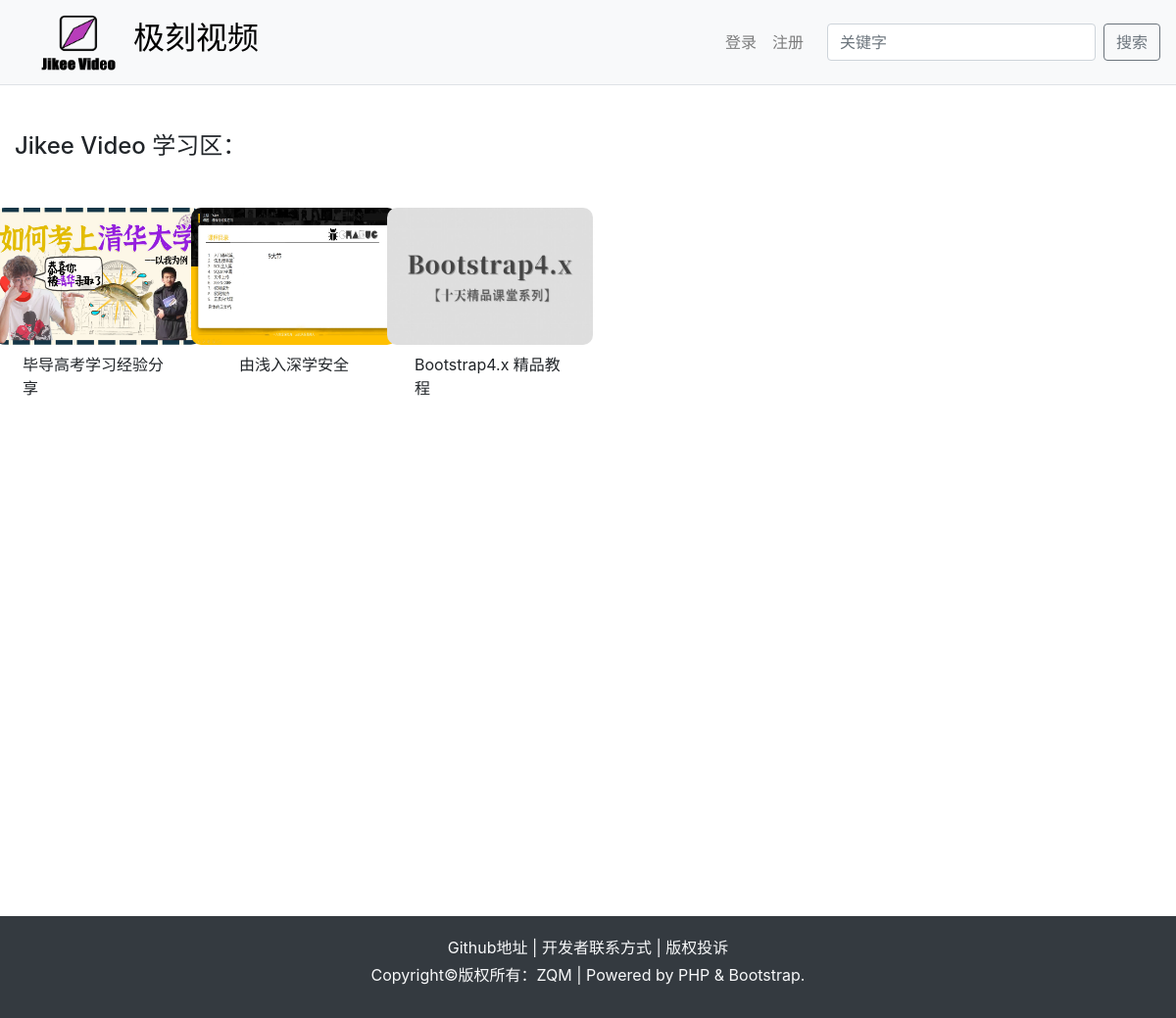
The page /learnArea.php on the database its author committed.
### tables this page shows
CREATE TABLE `tbl_video` (
  `vid` int(11) NOT NULL COMMENT '视频编号',
  `videoName` varchar(50) NOT NULL COMMENT '视频名称',
  `videoTime` timestamp NOT NULL DEFAULT CURRENT_TIMESTAMP COMMENT '上线时间',
  `videoUrl` varchar(100) NOT NULL COMMENT '视频路径'
);

CREATE TABLE `tbl_video_desc` (
  `vid` int(11) NOT NULL COMMENT '视频编号',
  `coverUrl` varchar(100) NOT NULL COMMENT '封面路径',
  `videoDesc` varchar(200) NOT NULL DEFAULT '暂无视频简介' COMMENT '视频简介',
  `likeCount` int(11) NOT NULL DEFAULT '0' COMMENT '点赞数量'
);

### common/pdo.php (called while the page is built, shortened)
<?php
function getConnect(){
    $config = array(
        'host' => '127.0.0.1',
        'user' => 'root',
        'password' => 'root',
        'charset' => 'utf8',
        'dbname' => 'jikeevideo',
        'port' => 3306
    );
    try{
        $dsn="mysql:host=".$config['host'].";dbname=".$config['dbname'];
        $link=new PDO($dsn,$config['user'],$config['password']);
        $link->setAttribute(PDO::ATTR_EMULATE_PREPARES, false);
        $link->query("set names ".$config['charset']);
    }catch(PDOException $ex){
        die('数据库连接失败!') . $ex->getMessage();
    }
    return $link;
}
function execQuery($strQuery,$params){
    $link=getConnect();
    $stmt=$link->prepare($strQuery);
    $stmt->execute($params);
    return $stmt->fetchAll(PDO::FETCH_ASSOC);
}

### common/video.dao.php (called while the page is built, shortened)
<?php
require_once 'pdo.php';
function findVideoInLearn(){
    $sql = "select distinct * from tbl_video,tbl_video_desc,tbl_video_learn where (tbl_video.vid = tbl_video_desc.vid and tbl_video.vid = tbl_video_learn.vid) order by tbl_video.videoTime desc;";
    $params=array();
    return execQuery($sql,$params);
}

### learnArea.php (the view, shortened to what this page needs)
<!DOCTYPE html>
<html lang="zh-cn">
<head>
    <link rel="stylesheet" href="./css/bootstrap.css">
    <link rel="stylesheet" href="./css/style.css">
</head>
<body>
<?php
require 'nav.php';
?>
<div class="container-fluid  min-vh-100">
    <h4 class="my-5">Jikee Video 学习区：</h4>
    <div class="row">
        <?php
        require 'common/video.dao.php';
        $videos = findVideoInLearn();
        for($i=0;$i<count($videos);$i++){
            echo '<div class="item col-sm-12 col-md-4 col-xl-2 mb-4">
                <div class="itemBody d-flex flex-column mx-2 align-items-center">
                    <a href="video.php?vid='.$videos[$i]['vid'].'">
                    <img src="'.$videos[$i]['coverUrl'].'" alt=""></a>
                    <div class="text mx-auto pt-2">
                        '.$videos[$i]['videoName'].'
                    </div>
                </div>
            </div>';
        }
        ?>
    </div>
</div>
<?php
require 'footer.php'
?>
</body>
</html>

### css/style.css (style rules this page uses)
.item .itemBody img { border-radius: 10px; width: 210px; height: 140px; }

### learnArea.php (style rules this page uses)
html { -ms-overflow-style:none; overflow:-moz-scrollbars-none; }

### rows shown on the page
tbl_video: tbl_video_desc.coverUrl (picture), videoName "毕导高考学习经验分享"
tbl_video: tbl_video_desc.coverUrl (picture), videoName "由浅入深学安全"
tbl_video: tbl_video_desc.coverUrl (picture), videoName "Bootstrap4.x 精品教程"
